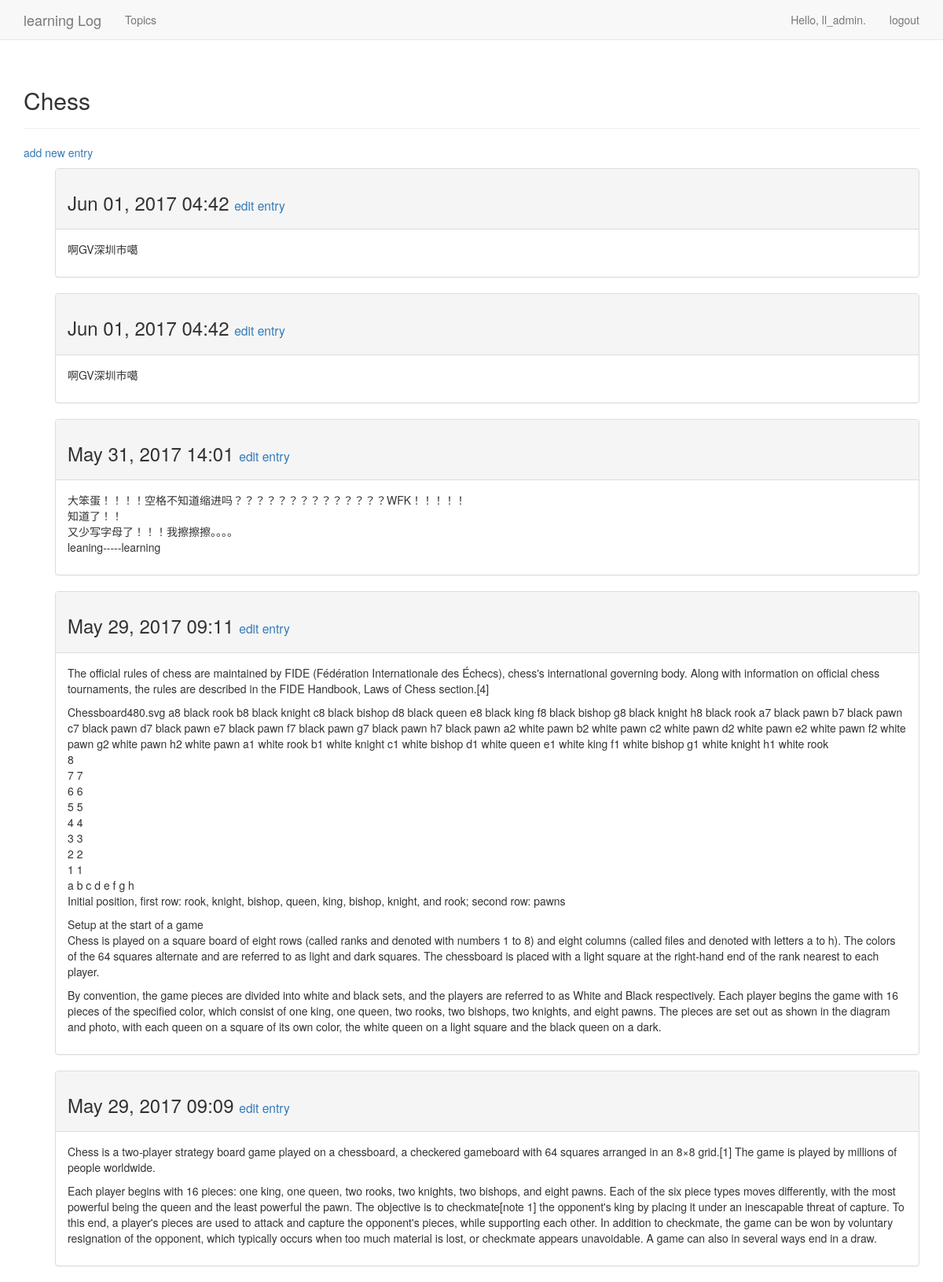
Screenshot of /topic/1/ (signed in) with the database file from the repository.
### learning_logs/models.py (models this page shows, shortened)
class Topic(models.Model):
    text=models.CharField(max_length=200)
    date_added=models.DateTimeField(auto_now_add=True)
    owner=models.ForeignKey(User)
    def __str__(self):
        return self.text

class Entry(models.Model):
    topic=models.ForeignKey(Topic)
    text=models.TextField()
    date_added=models.DateTimeField(auto_now_add=True)
    class Meta:
        verbose_name_plural='entries'

### learning_logs/views.py (the view)
# urls.py: url(r'^topic/(?P<topic_id>\d+)/$',views.topic,name='topic'),
@login_required
def topic(request,topic_id):
    topic=Topic.objects.get(id=topic_id)
    if topic.owner !=request.user:
        raise Http404
    entries=topic.entry_set.order_by('-date_added')
    context={'topic':topic,'entries':entries}
    return render(request,'learning_logs/topic.html',context)

### learning_logs/templates/learning_logs/topic.html
{% extends "learning_logs/base.html" %}
{% block header %}
	<h2>{{ topic }}</h2>
{% endblock header%}
{% block content %}
	<p>
		<a href="{% url 'learning_logs:new_entry' topic.id %}">add new entry</a>
	</p>
	<ul>
		{% for entry in entries %}
			<div class="panel panel-default">
				<div class="panel-heading">
					<h3>
					{{ entry.date_added|date:'M d, Y H:i' }}
					<small>
					<a href="{% url 'learning_logs:edit_entry' entry.id %}">edit entry</a>
					</small>
					</h3>
				</div>
				<div class="panel-body">
				{{ entry.text|linebreaks }}
				</div>
			</div>
		{% empty %}
			There are no entries for this topic yet.
		{% endfor %}
{% endblock content %}

### learning_logs/templates/learning_logs/base.html (shortened to what this page needs)
{% load bootstrap3 %}
<!DOCTYPE html>
<html lang="en">
	<head>
		{% bootstrap_css %}
	</head>
	<body>
		<nav class="navbar navbar-default navbar-static-top">
			<div class="container">
				<div class="navbar-header">
					<a class="navbar-brand" href="{% url 'learning_logs:index' %}">
						learning Log</a>
				</div>
				<div id="navbar" class="navbar-collapse collapse">
					<ul class="nav navbar-nav">
						<li><a href="{% url 'learning_logs:topics' %}">Topics</a></li>
					</ul>
					<ul class="nav navbar-nav navbar-right">
						{% if user.is_authenticated %}
							<li><a>Hello, {{user.username}}.</a></li>
							<li><a href="{% url 'users:logout' %}">logout</a></li>
						{% else %}
							<li><a href="{% url 'users:register'%}">register</a></li>
							<li><a href="{% url 'users:login' %}">login</a></li>
						{% endif %}
					</ul>
				</div>
			</div>
		</nav>
		<div class="container">
			<div class="page-header">
				{% block header %}{% endblock header%}
			</div>
			<div>
				{% block content%}{% endblock content%}
			</div>
		</div>
	</body>
</html>

### rows the page displays
Topic: text "Chess"
Entry: date_added "Jun 01, 2017 04:42", text "啊GV深圳市噶"
Entry: date_added "Jun 01, 2017 04:42", text "啊GV深圳市噶"
Entry: date_added "May 31, 2017 14:01", text "大笨蛋！！！！空格不知道缩进吗？？？？？？？？？？？？？？WFK！！！！！ 知道了！！ 又少写字母了！！！我擦擦擦。。。。 leaning-----learning"
Entry: date_added "May 29, 2017 09:11", text "The official rules of chess are maintained by FIDE (Fédération Internationale des Échecs), chess's international governing body. Along with information on official chess tournaments, the rules are described in the FIDE Handbook, Laws of Chess section.[4] Chessboard480.svg a8 black rook b8 black knight c8 black bishop d8 black queen e8 black king f8 black bishop g8 black knight h8 black rook a7 black pawn b7 black pawn c7 black pawn d7 black pawn e7 black pawn f7 black pawn g7 black pawn h7 black pawn a2 white pawn b2 white pawn c2 white pawn d2 white pawn e2 white pawn f2 white pawn g2 white pawn h2 white pawn a1 white rook b1 white knight c1 white bishop d1 white queen e1 white king f1…"
Entry: date_added "May 29, 2017 09:09", text "Chess is a two-player strategy board game played on a chessboard, a checkered gameboard with 64 squares arranged in an 8×8 grid.[1] The game is played by millions of people worldwide. Each player begins with 16 pieces: one king, one queen, two rooks, two knights, two bishops, and eight pawns. Each of the six piece types moves differently, with the most powerful being the queen and the least powerful the pawn. The objective is to checkmate[note 1] the opponent's king by placing it under an inescapable threat of capture. To this end, a player's pieces are used to attack and capture the opponent's pieces, while supporting each other. In addition to checkmate, the game can be won by voluntary…"

### other values shown
{{ user.username }} "ll_admin"
